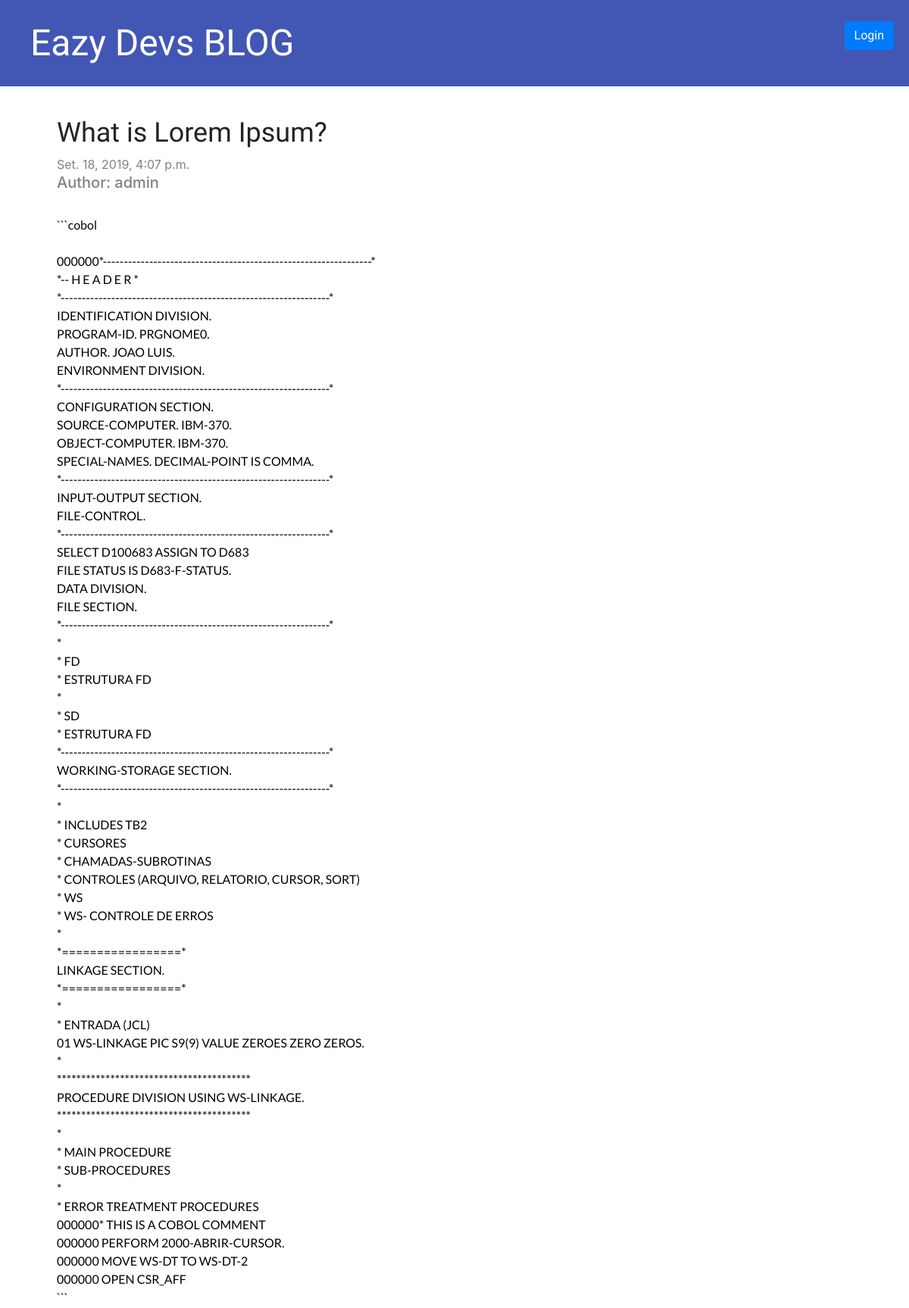
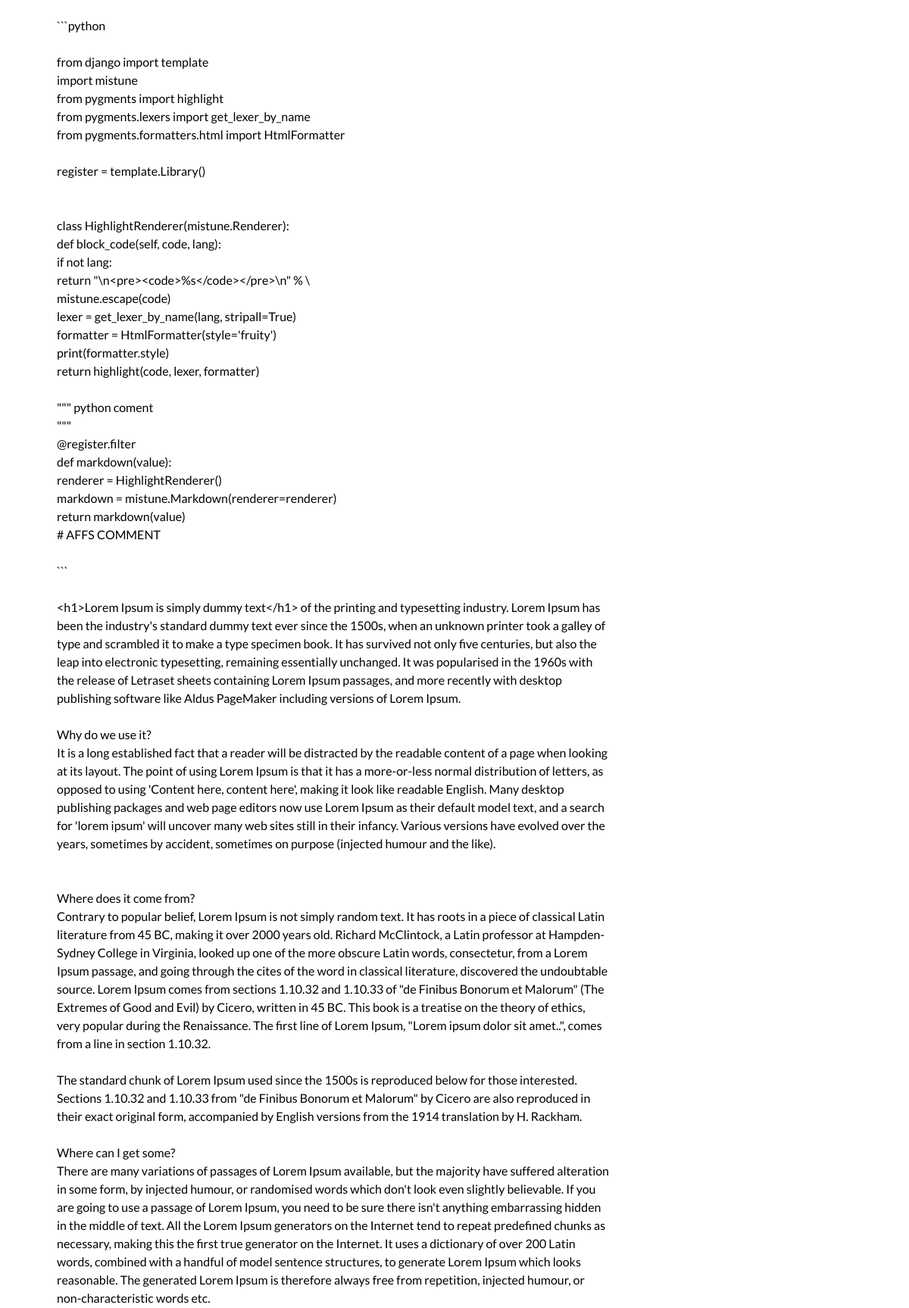
The app's page /post/17 (upper part) with its own data (2 pictures, top to bottom).
### blog/models.py (models this page shows, shortened)
class Post(models.Model):
    author = models.ForeignKey('auth.User', on_delete=models.CASCADE)
    title = models.CharField(max_length=200)
    text = models.TextField()
    created_date = models.DateTimeField(default=timezone.now)
    published_date = models.DateTimeField(blank=True, null=True)

### blog/views.py (the view)
# urls.py: path('post/<int:pk>', views.post_detail, name='post_detail'),
def post_detail(request, pk):
    post = get_object_or_404(Post, pk=pk)
    stuff_for_frontend = {'post': post}
    return render(request, 'blog/post_detail.html', stuff_for_frontend)

### blog/templates/blog/post_detail.html (shortened to what this page needs)
{% extends "blog/base.html" %}
{% block content %}
	<div class="post">
		<h1>{{ post.title }}</h1>
		{% if post.published_date %}
			<div class="date">
				{{ post.published_date }}
			</div>
		{% endif %}
		<div class="author">
			<h5>Author: {{ post.author}}</h5>
		</div></br>
		<div class="text-desc">
			<p>{{ post.text | linebreaksbr}}</p>
		</div>
	</div>
	<br>
{% endblock %}

### blog/static/blog.css (style rules this page uses)
h1, h2 { font-size: 36px; text-decoration: none; font-family: 'Luckiest Guy', cursive !important; }
.date, .author { color: #828282; }
.post { margin-top: 40px; margin-bottom: 40px; }
.text-desc p { font-family: 'Lato', sans-serif; color: #000000; }

### records on screen
Post: title "What is Lorem Ipsum?", published_date "Set. 18, 2019, 4:07 p.m.", author "admin", text "```cobol 000000*----------------------------------------------------------------* *-- H E A D E R * *----------------------------------------------------------------* IDENTIFICATION DIVISION. PROGRAM-ID. PRGNOME0. AUTHOR. JOAO LUIS. ENVIRONMENT DIVISION. *----------------------------------------------------------------* CONFIGURATION SECTION. SOURCE-COMPUTER. IBM-370. OBJECT-COMPUTER. IBM-370. SPECIAL-NAMES. DECIMAL-POINT IS COMMA. *----------------------------------------------------------------* INPUT-OUTPUT SECTION. FILE-CONTROL. *----------------------------------------------------------------* SELECT D100683 ASSIGN TO D683 FILE STATUS IS D683-F-STATUS. DATA DIVISION. FILE SECTION.…"
